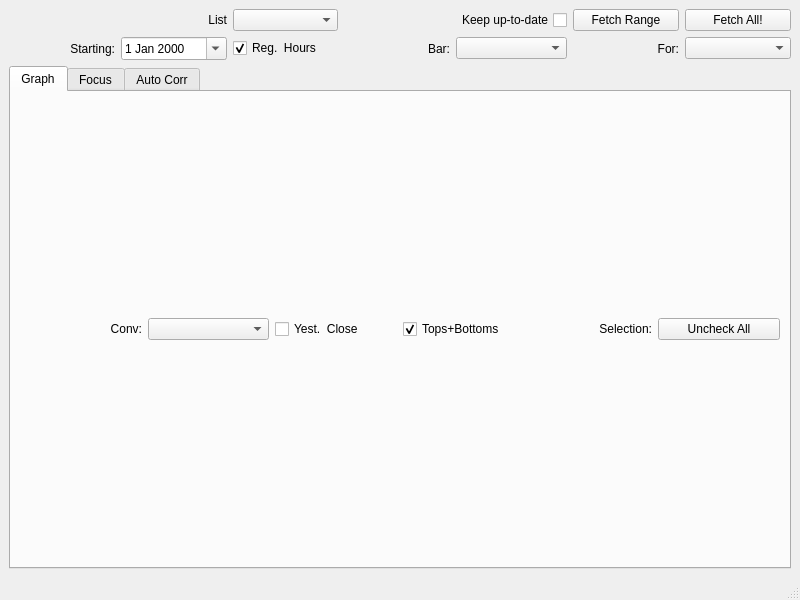
<?xml version="1.0" encoding="UTF-8"?>
<ui version="4.0">
 <class>MainWindow</class>
 <widget class="QMainWindow" name="MainWindow">
  <property name="geometry">
   <rect>
    <x>0</x>
    <y>0</y>
    <width>800</width>
    <height>600</height>
   </rect>
  </property>
  <property name="windowTitle">
   <string>Comparisons</string>
  </property>
  <widget class="QWidget" name="centralwidget">
   <layout class="QGridLayout" name="gridLayout">
    <item row="0" column="0">
     <layout class="QGridLayout" name="gridLayout_3">
      <item row="0" column="2">
       <widget class="QComboBox" name="list_selector"/>
      </item>
      <item row="1" column="0">
       <widget class="QLabel" name="label_4">
        <property name="sizePolicy">
         <sizepolicy hsizetype="Minimum" vsizetype="Preferred">
          <horstretch>0</horstretch>
          <verstretch>0</verstretch>
         </sizepolicy>
        </property>
        <property name="text">
         <string>Starting:</string>
        </property>
        <property name="alignment">
         <set>Qt::AlignRight|Qt::AlignTrailing|Qt::AlignVCenter</set>
        </property>
       </widget>
      </item>
      <item row="1" column="1">
       <widget class="QDateEdit" name="date_picker">
        <property name="dateTime">
         <datetime>
          <hour>9</hour>
          <minute>0</minute>
          <second>0</second>
          <year>2000</year>
          <month>1</month>
          <day>1</day>
         </datetime>
        </property>
        <property name="calendarPopup">
         <bool>true</bool>
        </property>
        <property name="timeSpec">
         <enum>Qt::OffsetFromUTC</enum>
        </property>
       </widget>
      </item>
      <item row="1" column="6">
       <widget class="QLabel" name="label_9">
        <property name="text">
         <string>For:</string>
        </property>
        <property name="alignment">
         <set>Qt::AlignRight|Qt::AlignTrailing|Qt::AlignVCenter</set>
        </property>
       </widget>
      </item>
      <item row="1" column="2">
       <widget class="QCheckBox" name="regular_hours_box">
        <property name="text">
         <string>Reg.  Hours</string>
        </property>
        <property name="checked">
         <bool>true</bool>
        </property>
       </widget>
      </item>
      <item row="1" column="4">
       <widget class="QComboBox" name="plot_tf_selector"/>
      </item>
      <item row="1" column="7">
       <widget class="QComboBox" name="plot_period_selector"/>
      </item>
      <item row="0" column="1">
       <widget class="QLabel" name="label_2">
        <property name="text">
         <string>List</string>
        </property>
        <property name="alignment">
         <set>Qt::AlignRight|Qt::AlignTrailing|Qt::AlignVCenter</set>
        </property>
       </widget>
      </item>
      <item row="1" column="3">
       <widget class="QLabel" name="label_3">
        <property name="text">
         <string>Bar:</string>
        </property>
        <property name="alignment">
         <set>Qt::AlignRight|Qt::AlignTrailing|Qt::AlignVCenter</set>
        </property>
       </widget>
      </item>
      <item row="0" column="4">
       <widget class="QCheckBox" name="keep_up_box">
        <property name="layoutDirection">
         <enum>Qt::RightToLeft</enum>
        </property>
        <property name="text">
         <string>Keep up-to-date</string>
        </property>
        <attribute name="buttonGroup">
         <string notr="true">history_interaction_group</string>
        </attribute>
       </widget>
      </item>
      <item row="0" column="7">
       <widget class="QPushButton" name="fetch_button">
        <property name="text">
         <string>Fetch All!</string>
        </property>
        <attribute name="buttonGroup">
         <string notr="true">history_interaction_group</string>
        </attribute>
       </widget>
      </item>
      <item row="0" column="6">
       <widget class="QPushButton" name="fetch_range_button">
        <property name="text">
         <string>Fetch Range</string>
        </property>
       </widget>
      </item>
     </layout>
    </item>
    <item row="1" column="0">
     <widget class="QTabWidget" name="tab_widget">
      <property name="toolTip">
       <string>&lt;html&gt;&lt;head/&gt;&lt;body&gt;&lt;p&gt;Testing&lt;/p&gt;&lt;/body&gt;&lt;/html&gt;</string>
      </property>
      <property name="currentIndex">
       <number>0</number>
      </property>
      <widget class="QWidget" name="graph_tab">
       <attribute name="title">
        <string>Graph</string>
       </attribute>
       <layout class="QVBoxLayout" name="verticalLayout">
        <item>
         <layout class="QGridLayout" name="property_selection">
          <item row="0" column="7">
           <widget class="QLabel" name="label">
            <property name="text">
             <string>Selection:</string>
            </property>
            <property name="alignment">
             <set>Qt::AlignRight|Qt::AlignTrailing|Qt::AlignVCenter</set>
            </property>
           </widget>
          </item>
          <item row="0" column="1">
           <widget class="QComboBox" name="comp_type_selector"/>
          </item>
          <item row="0" column="0">
           <widget class="QLabel" name="label_8">
            <property name="text">
             <string>Conv:</string>
            </property>
            <property name="alignment">
             <set>Qt::AlignRight|Qt::AlignTrailing|Qt::AlignVCenter</set>
            </property>
           </widget>
          </item>
          <item row="0" column="2">
           <widget class="QCheckBox" name="yesterday_close_check">
            <property name="layoutDirection">
             <enum>Qt::LeftToRight</enum>
            </property>
            <property name="text">
             <string>Yest.  Close</string>
            </property>
            <property name="checked">
             <bool>false</bool>
            </property>
           </widget>
          </item>
          <item row="0" column="8">
           <widget class="QPushButton" name="sel_all_button">
            <property name="text">
             <string>Uncheck All</string>
            </property>
           </widget>
          </item>
          <item row="0" column="3">
           <widget class="QCheckBox" name="tops_bottoms_box">
            <property name="text">
             <string>Tops+Bottoms</string>
            </property>
            <property name="checked">
             <bool>true</bool>
            </property>
           </widget>
          </item>
         </layout>
        </item>
       </layout>
      </widget>
      <widget class="QWidget" name="focus_tab">
       <attribute name="title">
        <string>Focus</string>
       </attribute>
       <layout class="QVBoxLayout" name="verticalLayout_2">
        <item>
         <layout class="QGridLayout" name="focus_specs">
          <item row="1" column="1">
           <widget class="QLabel" name="label_13">
            <property name="sizePolicy">
             <sizepolicy hsizetype="Minimum" vsizetype="Preferred">
              <horstretch>0</horstretch>
              <verstretch>0</verstretch>
             </sizepolicy>
            </property>
            <property name="text">
             <string>Comp List:</string>
            </property>
            <property name="alignment">
             <set>Qt::AlignRight|Qt::AlignTrailing|Qt::AlignVCenter</set>
            </property>
           </widget>
          </item>
          <item row="1" column="2">
           <widget class="QComboBox" name="comparison_selector_2"/>
          </item>
          <item row="1" column="0">
           <widget class="QLabel" name="label_12">
            <property name="sizePolicy">
             <sizepolicy hsizetype="Minimum" vsizetype="Preferred">
              <horstretch>0</horstretch>
              <verstretch>0</verstretch>
             </sizepolicy>
            </property>
            <property name="text">
             <string>Focus:</string>
            </property>
            <property name="alignment">
             <set>Qt::AlignRight|Qt::AlignTrailing|Qt::AlignVCenter</set>
            </property>
           </widget>
          </item>
          <item row="1" column="3">
           <widget class="QLabel" name="label_14">
            <property name="sizePolicy">
             <sizepolicy hsizetype="Minimum" vsizetype="Preferred">
              <horstretch>0</horstretch>
              <verstretch>0</verstretch>
             </sizepolicy>
            </property>
            <property name="text">
             <string>Selection:</string>
            </property>
            <property name="alignment">
             <set>Qt::AlignRight|Qt::AlignTrailing|Qt::AlignVCenter</set>
            </property>
           </widget>
          </item>
         </layout>
        </item>
       </layout>
      </widget>
      <widget class="QWidget" name="correlation_tab">
       <attribute name="title">
        <string>Auto Corr</string>
       </attribute>
       <layout class="QGridLayout" name="gridLayout_10">
        <item row="0" column="0">
         <layout class="QHBoxLayout" name="horizontalLayout_5">
          <item>
           <widget class="QLabel" name="label_5">
            <property name="text">
             <string>Time frame</string>
            </property>
            <property name="alignment">
             <set>Qt::AlignRight|Qt::AlignTrailing|Qt::AlignVCenter</set>
            </property>
           </widget>
          </item>
          <item>
           <widget class="QComboBox" name="ac_frame_selector"/>
          </item>
          <item>
           <widget class="QLabel" name="label_6">
            <property name="text">
             <string>Period</string>
            </property>
            <property name="alignment">
             <set>Qt::AlignRight|Qt::AlignTrailing|Qt::AlignVCenter</set>
            </property>
           </widget>
          </item>
          <item>
           <widget class="QComboBox" name="ac_period_selector"/>
          </item>
          <item>
           <widget class="QLabel" name="label_7">
            <property name="text">
             <string>Comp List</string>
            </property>
            <property name="alignment">
             <set>Qt::AlignRight|Qt::AlignTrailing|Qt::AlignVCenter</set>
            </property>
           </widget>
          </item>
          <item>
           <widget class="QComboBox" name="comparison_selector_1"/>
          </item>
         </layout>
        </item>
        <item row="1" column="0">
         <widget class="QTableView" name="auto_corr_table"/>
        </item>
       </layout>
      </widget>
     </widget>
    </item>
   </layout>
  </widget>
  <widget class="QStatusBar" name="statusBar"/>
 </widget>
 <resources/>
 <connections/>
 <buttongroups>
  <buttongroup name="history_interaction_group"/>
 </buttongroups>
</ui>
